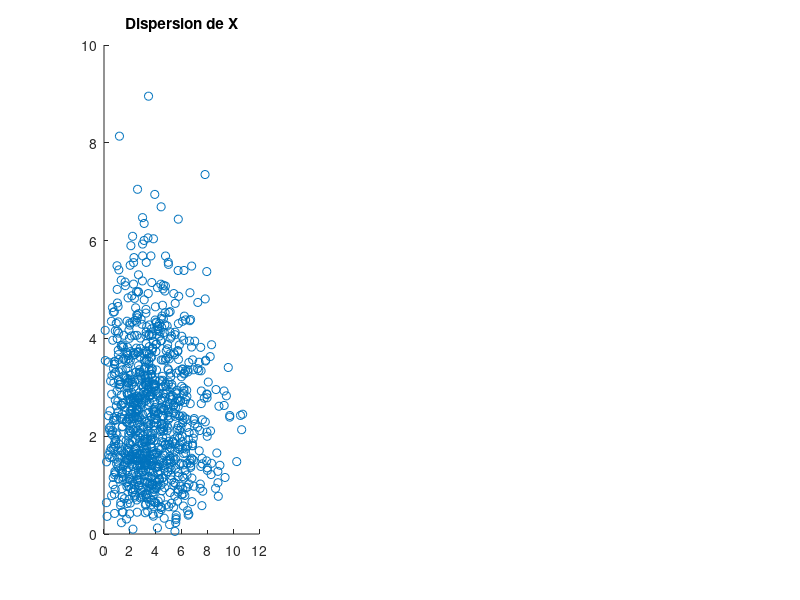

MATLAB code for this plot: (Note: this script raises an error after producing the figure.)
close all
clear global

n = 1000;

X1 = raylrnd(3,1,n);
X2 = raylrnd(2,1,n);

X = [X1; X2];	

B = [0.6 -0.2; 
    0.4 0.7];

H = [0.6 -0.2;
     0.4 0.2];

V = B*X;
U = H*X;

U1 = U(1,:);
U2 = U(2,:);

V1 = V(1,:);
V2 = V(2,:);


correlacionX = corrcoef(X1, X2);
correlacionV = corrcoef(V1, V2);
correlacionU = corrcoef(U1, U2);


figure()
subplot(1,3,1);
scatter(X1, X2);
title('Dispersion de X');
subtitle('Correlacion de X: ' + string(correlacionX(1,2)));
axis([-2 12 0 14]);

subplot(1,3,2);
scatter(V(1,:), V(2,:));
title('Dispersion de V');
subtitle('Correlacion de V: ' + string(correlacionV(1,2)));
axis([-2 12 0 14]);

subplot(1,3,3);
scatter(U(1,:), U(2,:));
title('Dispersion de U');
subtitle('Correlacion de U: ' + string(correlacionU(1,2)));
axis([-2 12 0 14]);





